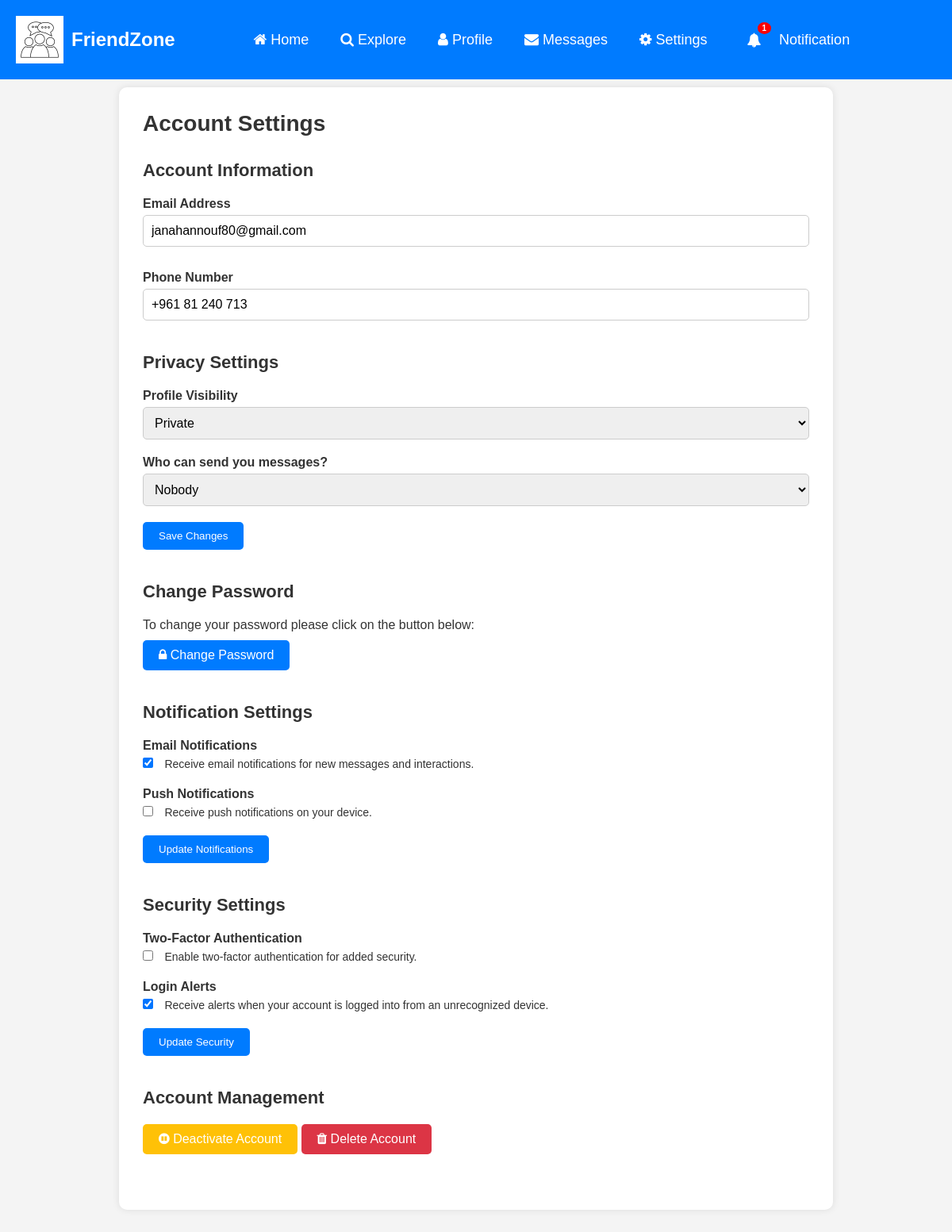
/social/settings/ (signed in), run on an earlier commit of the app's database.
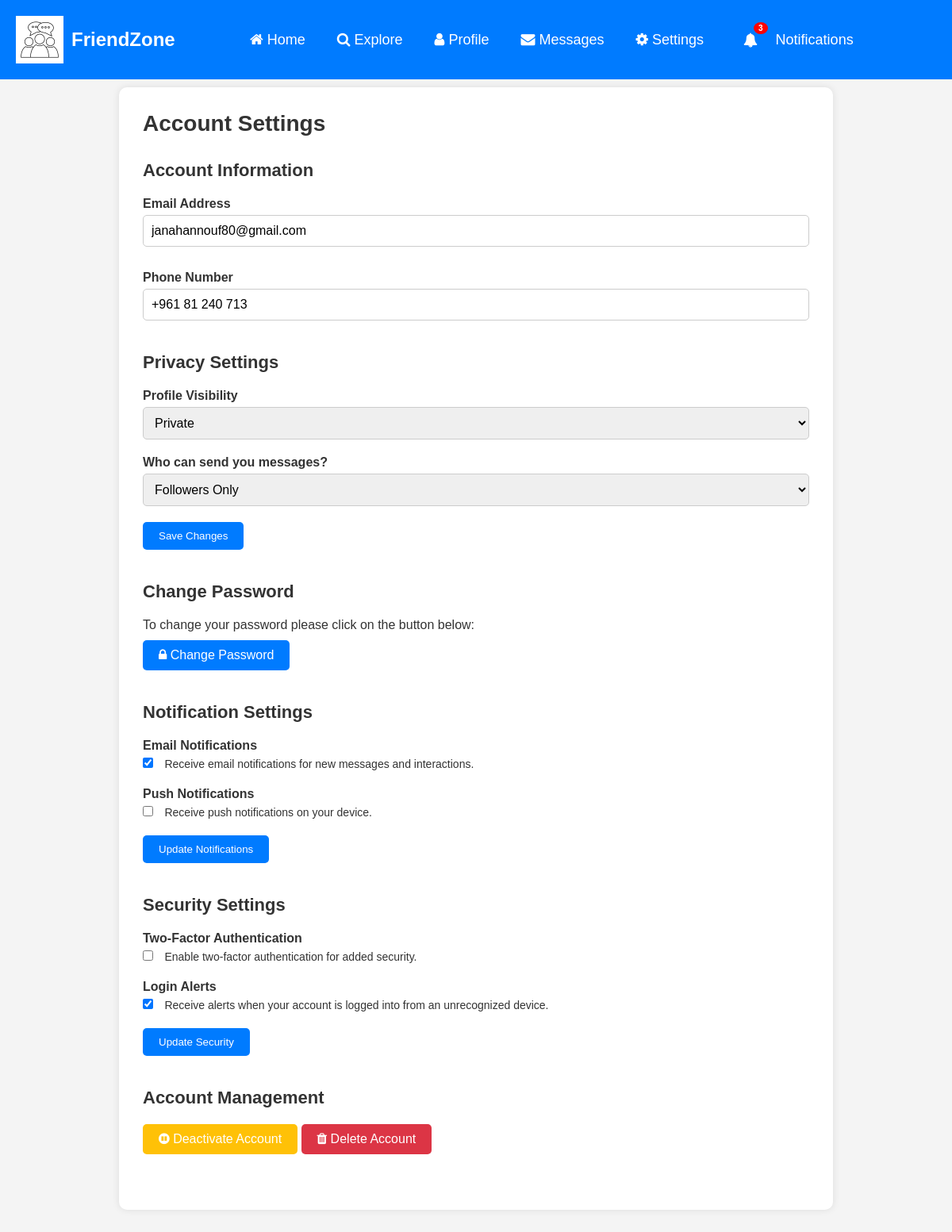
And on a later commit of the database.
### social/models.py (models this page shows)
class UserProfile(models.Model):
    user = models.OneToOneField(User, primary_key=True, verbose_name='user', related_name='profile', on_delete=models.CASCADE)
    phone_number = models.TextField(max_length=30, blank=True, null=True)
    private = models.BooleanField(default=False)
    deactivated = models.BooleanField(default=False)
    who_can_send_message = models.IntegerField(default=1)
    name = models.CharField(max_length=30, blank=True, null=True)
    bio = models.TextField(max_length=500, blank=True, null=True)
    birth_date = models.DateField(null=True, blank=True)
    location = models.CharField(max_length=100, blank=True, null=True)
    picture = models.ImageField(upload_to="profile-pictures", default="profile-pictures/profile.jpg", blank=True)
    banner = models.ImageField(upload_to="banners", default="banners/banner.webp", blank=True)
    followers = models.ManyToManyField(User, blank=True, related_name="followers")
    following = models.ManyToManyField(User, blank=True, related_name="following")

### social/views.py (the view, shortened to what this page needs)
# urls.py: path('settings/', SettingsView.as_view(), name='settings'),
class SettingsView(View):
    def get(self, request, *args, **kwargs):
        profile = UserProfile.objects.get(user=request.user)
        context = {
            'profile': profile,
        }
        return render(request, 'social/settings.html', context)

### social/templatetags/custom_filters.py (called while the page is built)
@register.inclusion_tag('social/show-notifications.html', takes_context=True)
def show_notifications(context):
    request_user = context['request'].user
    notifications = Notification.objects.filter(to_user=request_user).exclude(user_has_seen=True).order_by('-date')
    return {'notifications' : notifications}

### social/templates/social/settings.html (shortened to what the changed rows need)
{% extends 'social/base.html' %}
{% load static %}
{% block content %}
    <section id="settings">
        <div class="settings-container">
            <h1>Account Settings</h1>
            <div class="settings-section">
                <h2>Account Information</h2>
                <form method="POST">
                    <div class="form-group">
                        <label for="email">Email Address</label>
                        <input type="email" id="email" name="email" value="{{ profile.user.email }}" placeholder="Enter your email address" required>
                    </div>
                    <div class="form-group">
                        <label for="phone">Phone Number</label>
                        <input type="text" id="phone" name="phone" value="{{ profile.phone_number }}" placeholder="Enter your phone number" required>
                    </div>
            </div>
            <div class="settings-section">
                <h2>Privacy Settings</h2>
                    <div class="form-group">
                        <label for="profileVisibility">Profile Visibility</label>
                        <select id="profileVisibility" name="profileVisibility">
                            {% if profile.private == False %}
                                <option value="public" selected>Public</option>
                                <option value="private">Private</option>
                            {% else %}
                                <option value="private" selected>Private</option>
                            {% endif %}
                        </select>
                    </div>
                    <div class="form-group">
                        <label for="messagePrivacy">Who can send you messages?</label>
                        <select id="messagePrivacy" name="messagePrivacy">
                            {% if profile.who_can_send_message == 1 %}
                                <option value="everyone" selected>Everyone</option>
                                <option value="followers">Followers Only</option>
                                <option value="nobody">Nobody</option>
                            {% elif profile.who_can_send_message == 2 %}
                                <option value="followers" selected>Followers Only</option>
                            {% else %}
                                <option value="nobody" selected>Nobody</option>
                            {% endif %}
                        </select>
                    </div>
            </div>
            <div class="settings-section">
                <h2>Change Password</h2>
            </div>
            <div class="settings-section">
                <h2>Notification Settings</h2>
            </div>
            <div class="settings-section">
                <h2>Security Settings</h2>
            </div>
            <div class="settings-section">
                <h2>Account Management</h2>
            </div>
        </div>
    </section>
{% endblock content %}

What changed in the data, as far as the page shows it:
changed UserProfile "Private": messagePrivacy "Nobody" → "Followers Only"
Also different on the page:
{{ notifications.count }}: "1" → "3"
